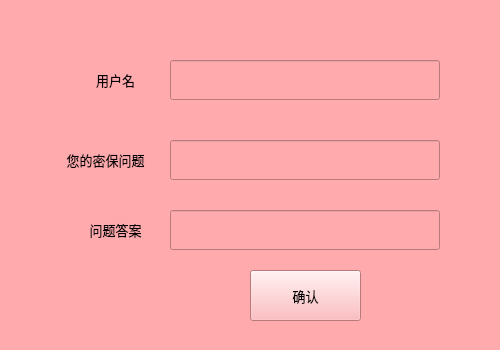
<?xml version="1.0" encoding="UTF-8"?>
<ui version="4.0">
 <class>CleanPwd</class>
 <widget class="QWidget" name="CleanPwd">
  <property name="geometry">
   <rect>
    <x>0</x>
    <y>0</y>
    <width>500</width>
    <height>350</height>
   </rect>
  </property>
  <property name="minimumSize">
   <size>
    <width>500</width>
    <height>350</height>
   </size>
  </property>
  <property name="maximumSize">
   <size>
    <width>500</width>
    <height>350</height>
   </size>
  </property>
  <property name="windowTitle">
   <string>重置密码</string>
  </property>
  <property name="styleSheet">
   <string notr="true">background-color: rgb(255, 170, 173);</string>
  </property>
  <widget class="QLineEdit" name="questionAns_let">
   <property name="geometry">
    <rect>
     <x>170</x>
     <y>210</y>
     <width>270</width>
     <height>40</height>
    </rect>
   </property>
   <property name="font">
    <font>
     <family>方正小标宋简体</family>
     <pointsize>10</pointsize>
    </font>
   </property>
   <property name="echoMode">
    <enum>QLineEdit::Normal</enum>
   </property>
  </widget>
  <widget class="QPushButton" name="confirm_btn">
   <property name="geometry">
    <rect>
     <x>250</x>
     <y>270</y>
     <width>111</width>
     <height>51</height>
    </rect>
   </property>
   <property name="font">
    <font>
     <family>方正小标宋简体</family>
     <pointsize>10</pointsize>
    </font>
   </property>
   <property name="text">
    <string>确认</string>
   </property>
   <property name="shortcut">
    <string>Return</string>
   </property>
   <property name="autoDefault">
    <bool>false</bool>
   </property>
   <property name="default">
    <bool>false</bool>
   </property>
  </widget>
  <widget class="QLabel" name="usrname">
   <property name="geometry">
    <rect>
     <x>70</x>
     <y>60</y>
     <width>91</width>
     <height>41</height>
    </rect>
   </property>
   <property name="font">
    <font>
     <family>方正小标宋简体</family>
     <pointsize>10</pointsize>
    </font>
   </property>
   <property name="text">
    <string>&lt;html&gt;&lt;head/&gt;&lt;body&gt;&lt;p&gt;用户名&lt;/p&gt;&lt;/body&gt;&lt;/html&gt;</string>
   </property>
   <property name="textFormat">
    <enum>Qt::AutoText</enum>
   </property>
   <property name="alignment">
    <set>Qt::AlignCenter</set>
   </property>
  </widget>
  <widget class="QLineEdit" name="usr_let">
   <property name="geometry">
    <rect>
     <x>170</x>
     <y>60</y>
     <width>270</width>
     <height>40</height>
    </rect>
   </property>
   <property name="font">
    <font>
     <family>方正小标宋简体</family>
     <pointsize>10</pointsize>
    </font>
   </property>
   <property name="readOnly">
    <bool>false</bool>
   </property>
  </widget>
  <widget class="QLabel" name="questionAns">
   <property name="geometry">
    <rect>
     <x>70</x>
     <y>210</y>
     <width>91</width>
     <height>41</height>
    </rect>
   </property>
   <property name="font">
    <font>
     <family>方正小标宋简体</family>
     <pointsize>10</pointsize>
    </font>
   </property>
   <property name="text">
    <string>&lt;html&gt;&lt;head/&gt;&lt;body&gt;&lt;p&gt;问题答案&lt;/p&gt;&lt;/body&gt;&lt;/html&gt;</string>
   </property>
   <property name="alignment">
    <set>Qt::AlignCenter</set>
   </property>
  </widget>
  <widget class="QLineEdit" name="question_let">
   <property name="geometry">
    <rect>
     <x>170</x>
     <y>140</y>
     <width>270</width>
     <height>40</height>
    </rect>
   </property>
   <property name="font">
    <font>
     <family>方正小标宋简体</family>
     <pointsize>10</pointsize>
    </font>
   </property>
   <property name="echoMode">
    <enum>QLineEdit::Normal</enum>
   </property>
   <property name="readOnly">
    <bool>true</bool>
   </property>
  </widget>
  <widget class="QLabel" name="questionAns_2">
   <property name="geometry">
    <rect>
     <x>50</x>
     <y>140</y>
     <width>111</width>
     <height>41</height>
    </rect>
   </property>
   <property name="font">
    <font>
     <family>方正小标宋简体</family>
     <pointsize>10</pointsize>
    </font>
   </property>
   <property name="text">
    <string>&lt;html&gt;&lt;head/&gt;&lt;body&gt;&lt;p&gt;您的密保问题&lt;/p&gt;&lt;/body&gt;&lt;/html&gt;</string>
   </property>
   <property name="alignment">
    <set>Qt::AlignCenter</set>
   </property>
  </widget>
  <widget class="QLabel" name="usr_hint">
   <property name="geometry">
    <rect>
     <x>170</x>
     <y>100</y>
     <width>270</width>
     <height>40</height>
    </rect>
   </property>
   <property name="font">
    <font>
     <family>方正小标宋简体</family>
    </font>
   </property>
   <property name="text">
    <string/>
   </property>
  </widget>
 </widget>
 <resources/>
 <connections/>
</ui>
